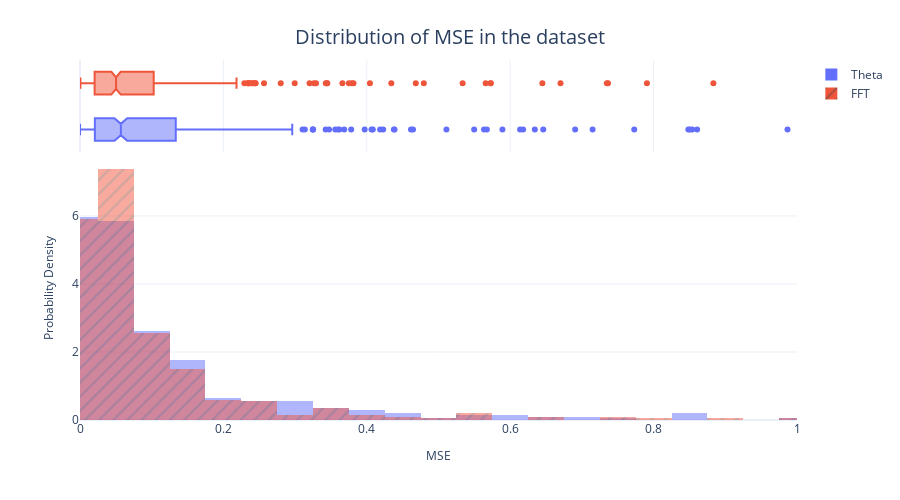

The notebook cell this image was saved under:
### Code cell
fig = px.histogram(baseline_metrics_df, 
                   x="MSE", 
                   color="Algorithm",
                   pattern_shape="Algorithm", 
                   marginal="box", 
                   nbins=500, 
                   barmode="overlay",
                   histnorm="probability density")
fig = format_plot(fig, xlabel="MSE", ylabel="Probability Density", title="Distribution of MSE in the dataset")
fig.update_layout(xaxis_range=[0,1])
fig.write_image("imgs/chapter_4/mse_dist.png")
fig.show()

### Figure 1 — Plotly figure (JSON) as saved in the notebook; plotly's stock layout.template omitted (floating-point values rounded to 4 significant figures; data arrays with more than 128 entries replaced by an {"elided": "..."} marker saying what was removed)
{"data": [{"alignmentgroup": "True", "bingroup": "x", "histnorm": "probability density", "hovertemplate": "Algorithm=Theta<br>MSE=%{x}<br>probability density=%{y}<extra></extra>", "legendgroup": "Theta", "marker": {"color": "#636efa", "opacity": 0.5, "pattern": {"shape": ""}}, "name": "Theta", "nbinsx": 500, "offsetgroup": "Theta", "orientation": "v", "showlegend": true, "type": "histogram", "x": {"elided": "399 float values"}, "xaxis": "x", "yaxis": "y"}, {"alignmentgroup": "True", "hovertemplate": "Algorithm=Theta<br>MSE=%{x}<extra></extra>", "legendgroup": "Theta", "marker": {"color": "#636efa"}, "name": "Theta", "notched": true, "offsetgroup": "Theta", "showlegend": false, "type": "box", "x": {"elided": "399 float values"}, "xaxis": "x2", "yaxis": "y2"}, {"alignmentgroup": "True", "bingroup": "x", "histnorm": "probability density", "hovertemplate": "Algorithm=FFT<br>MSE=%{x}<br>probability density=%{y}<extra></extra>", "legendgroup": "FFT", "marker": {"color": "#EF553B", "opacity": 0.5, "pattern": {"shape": "/"}}, "name": "FFT", "nbinsx": 500, "offsetgroup": "FFT", "orientation": "v", "showlegend": true, "type": "histogram", "x": {"elided": "399 float values"}, "xaxis": "x", "yaxis": "y"}, {"alignmentgroup": "True", "hovertemplate": "Algorithm=FFT<br>MSE=%{x}<extra></extra>", "legendgroup": "FFT", "marker": {"color": "#EF553B"}, "name": "FFT", "notched": true, "offsetgroup": "FFT", "showlegend": false, "type": "box", "x": {"elided": "399 float values"}, "xaxis": "x2", "yaxis": "y2"}], "layout": {"autosize": false, "barmode": "overlay", "height": 500, "legend": {"title": {}, "tracegroupgap": 0}, "margin": {"t": 60}, "title": {"font": {"size": 20}, "text": "Distribution of MSE in the dataset", "x": 0.5, "xanchor": "center", "yanchor": "top"}, "width": 900, "xaxis": {"anchor": "y", "domain": [0, 1], "range": [0, 1], "title": {"font": {"size": 12}, "text": "MSE"}, "type": "linear"}, "xaxis2": {"anchor": "y2", "domain": [0, 1], "matches": "x", "showgrid": true, "showticklabels": false, "type": "linear"}, "yaxis": {"anchor": "x", "autorange": true, "domain": [0, 0.7326], "range": [0, 7.756], "title": {"font": {"size": 12}, "text": "Probability Density"}}, "yaxis2": {"anchor": "x2", "autorange": true, "domain": [0.7426, 1], "matches": "y2", "range": [-0.5, 1.5], "showgrid": false, "showline": false, "showticklabels": false, "ticks": "", "type": "category"}}}
